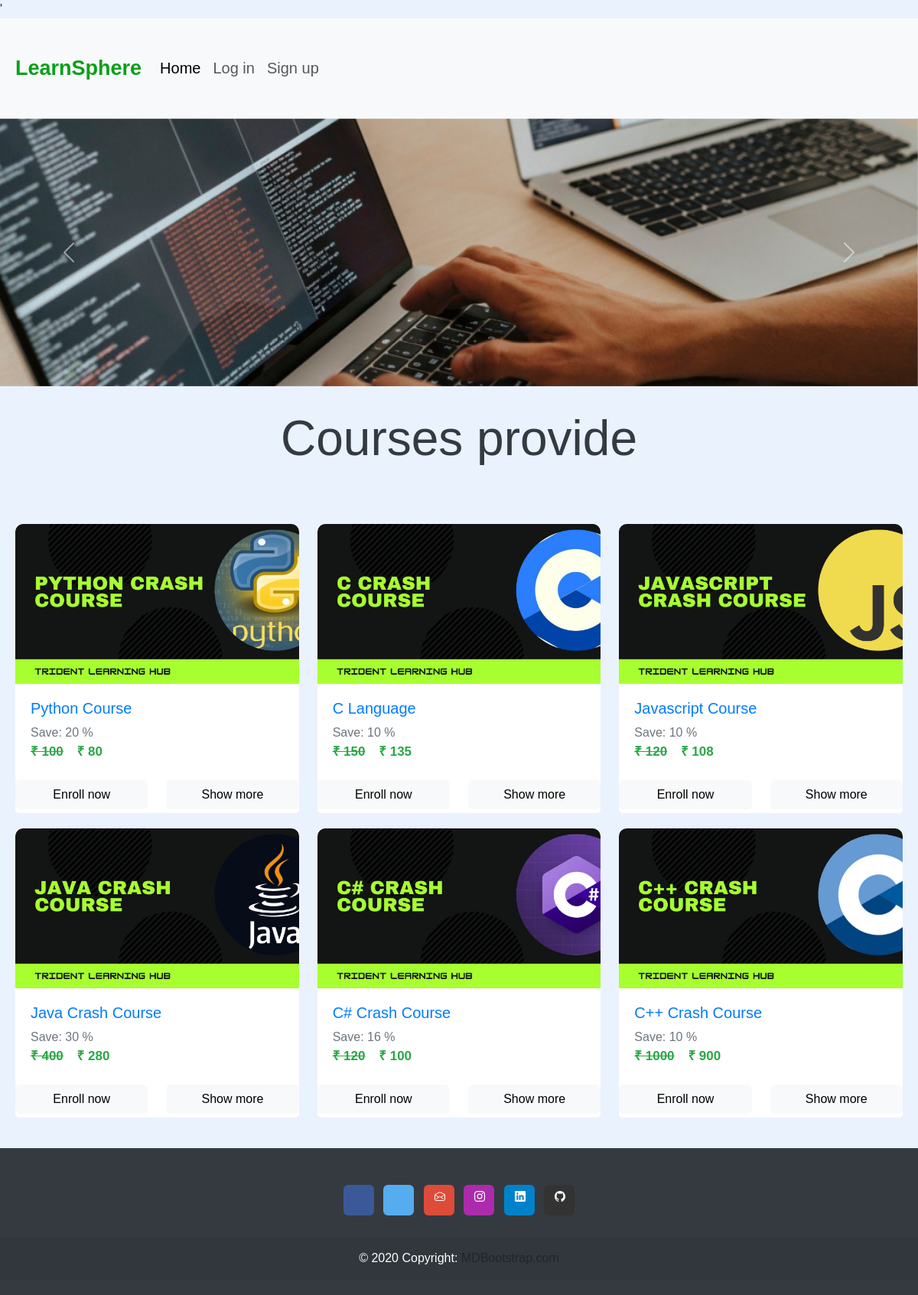
The page / on the database its author committed.
### courses/models/course.py (models this page shows)
class Course(models.Model):
    name=models.CharField(max_length=100,null=False)
    slug=models.CharField(max_length=50,null=False,unique=True)
    description=models.CharField(max_length=200,null=True)
    price=models.IntegerField(null=False)
    discount=models.IntegerField(null=False,default=0)
    active=models.BooleanField(default=False)
    thumblain=models.ImageField(upload_to="files/thumblain")
    date=models.DateTimeField(auto_now_add=True)
    resource=models.FileField(upload_to="files/resourses")
    length=models.IntegerField(null=False)
    def __str__(self):
        return self.name

### courses/views/homepage.py (the view)
# urls.py: 2. Add a URL to urlpatterns:  path('', views.home, name='home')
def home(request):
    courses=Course.objects.all()
    print(courses)
    return render(request,'courses/home.html',context={"courses":courses})

### courses/templatetags/course_custom_tags.py (called while the page is built, shortened)
@register.simple_tag
def call_sellprice(price,discount):
    if discount is None or discount == 0:
        return price
    sellprice=price
    sellprice=price-(price*discount*0.01)
    return math.floor(sellprice)

@register.filter
def rupee(price):
    return f'₹ {price}'

@register.simple_tag
def is_enrolled(request,course):
    user=None
    if not request.user.is_authenticated :
        return False

### courses/templates/courses/home.html (shortened to what this page needs)
{% extends './base.html' %}
{% load course_custom_tags %}
{% load static %}
{% block content %}
{% block slidebar %}
<div id="carouselExampleFade" class="carousel slide carousel-fade">
    <div class="carousel-inner">
        <div class="carousel-item active">
            <img src="{% static 'courses/images/s1.jpg' %}" class="d-block w-100" alt="..." id="img1">
        </div>
    </div>
    <button class="carousel-control-prev" type="button" data-bs-target="#carouselExampleFade" data-bs-slide="prev">
        <span class="carousel-control-prev-icon" aria-hidden="true"></span>
    </button>
    <button class="carousel-control-next" type="button" data-bs-target="#carouselExampleFade" data-bs-slide="next">
        <span class="carousel-control-next-icon" aria-hidden="true"></span>
    </button>
</div>
{% endblock %}
<h1 class="display-3">Courses provide</h1>
<div class="container-fluid">
    <br>
    <div class="row">
        {% for i in courses %}
        <div class="col-lg-4 col-md-6 col-sm-12">
            <div class="card mx-auto">
                <img src="{{i.thumblain.url}}" class="card-img-top" alt="...">
                <div class="card-body">
                    <h5 class="card-title">{{ i.name }}</h5>
                    <p class="card-text">
                        Save: {{ i.discount }} %
                        <br>
                        <del class="price">{{ i.price|rupee }}</del>
                        <span class="price">{% call_sellprice i.price i.discount as value %}{{ value|rupee }}</span>
                    </p>
                </div>
                <div class="card-footer p-0">
                    {% is_enrolled request i as enrolled %}
                    <div class="row no-gutters">
                        {% if enrolled %}
                        <div class="col"><a href="/course/{{ i.slug }}" class="btn btn-light btn-block">Start Course</a></div>
                        {% else %}
                        <div class="col"><a href="/checkout/{{ i.slug }}" class="btn btn-light btn-block">Enroll now</a></div>
                        <div class="col"><a href="/course/{{ i.slug}}" class="btn btn-light btn-block">Show more</a></div>
                        {% endif %}
                    </div>
                </div>
            </div>
        </div>
        {% endfor %}
    </div>
</div>
<footer class="text-center">
    <div class="container p-4 pb-0">
        <section class="mb-4">
            <a class="btn text-white btn-floating m-1" style="background-color: #3b5998;" href="#!" role="button"></a>
            <a class="btn text-white btn-floating m-1" style="background-color: #55acee;" href="#!" role="button"></a>
            <a class="btn text-white btn-floating m-1" style="background-color: #dd4b39;" href="https://mail.google.com/" role="button"><ion-icon name="mail-open-outline"></ion-icon></a>
            <a class="btn text-white btn-floating m-1" style="background-color: #ac2bac;" href="https://www.instagram.com/" role="button"><ion-icon name="logo-instagram"></ion-icon></a>
            <a class="btn text-white btn-floating m-1" style="background-color: #0082ca;" href="https://www.linkedin.com/in/sheikh-mohammad-wasef-625007238/" role="button"><ion-icon name="logo-linkedin"></ion-icon></a>
            <a class="btn text-white btn-floating m-1" style="background-color: #333333;" href="https://github.com/Mdwasef" role="button"><ion-icon name="logo-github"></ion-icon></a>
        </section>
    </div>
    <div class="text-center p-3" style="background-color: rgba(0, 0, 0, 0.05);">
        © 2020 Copyright:
        <a class="text-body" href="https://mdbootstrap.com/">MDBootstrap.com</a>
    </div>
</footer>
{% endblock %}

### courses/templates/courses/base.html (shortened to what this page needs)
{%  load static %}'
<!doctype html>
<html lang="en">
  <head>
    <link href="https://cdn.jsdelivr.net/npm/bootstrap@5.3.3/dist/css/bootstrap.min.css" rel="stylesheet">
  </head>
  <body>
    <div>
        <nav class="navbar navbar-expand-lg bg-body-tertiary" style="padding-top: 20px;padding-bottom: 20px;">
            <div class="container-fluid">
              <a class="navbar-brand" href="/" style="font-size: 27px; color:rgb(8, 160, 26);font-weight: 600; ">LearnSphere</a>
              <div class="collapse navbar-collapse" id="navbarNav">
                <ul class="navbar-nav ml-auto">
                  <li class="nav-item">
                    <a class="nav-link active" aria-current="page" href="/" style="font-size: 20px;">Home</a>
                  </li>
                {%  if request.user.is_authenticated %}
                <li class="nav-item">
                  <a class="nav-link " href="/my-courses" style="font-size: 20px;">My Courses</a>
                </li>
                <li class="nav-item">
                  <a class="nav-link " href="/profile" style="font-size: 20px;">My Profile</a>
                </li>
                <li class="nav-item">
                  <a class="nav-link " href="/logout" style="font-size: 20px;">Log out</a>
                </li>
                {% else %}
                  <li class="nav-item">
                    <a class="nav-link" href="/login" style="font-size: 20px;">Log in</a>
                  </li>
                  <li class="nav-item">
                    <a class="nav-link" href="/signup" style="font-size: 20px;">Sign up</a>
                  </li>
                  {% endif %}
                </ul>
              </div>
            </div>
          </nav>
    </div>
{% block content %}
{% endblock %}
  </body>
</html>

### courses/templates/courses/base.html (style rules this page uses)
#img1,#img2,#img3 { width: 100%; height:350px; }

### courses/templates/courses/home.html (style rules this page uses)
body { font-family: 'Arial', sans-serif; background-color: #eaf2fd; margin: 0; padding: 0; }
.carousel-inner img { height: 400px; object-fit: cover; }
h1.display-3 { text-align: center; margin: 30px 0; color: #343a40; }
.container-fluid { padding: 20px; }
.card { border: none; margin-bottom: 20px; transition: transform 0.3s, box-shadow 0.3s; }
.card img { border-top-left-radius: 10px; border-top-right-radius: 10px; }
.card-body { padding: 20px; }
.card-title { font-size: 20px; color: #007bff; }
.card-text { font-size: 16px; color: #6c757d; }
.price { font-size: 17px; font-weight: 600; color: #28a745; }
.card-footer { background-color: #fff; border-top: none; padding: 10px 20px; }
.card-footer .btn { width: 100%; margin: 5px 0; }
footer { background-color: #343a40; color: #fff; padding: 20px 0; }
footer .btn { margin: 0 10px; }
footer .btn-floating { width: 40px; height: 40px; }
footer a { color: #fff; text-decoration: none; }
footer .text-body { color: #ffc107; }

### rows shown on the page
Course: thumblain (picture), name "Python Course", discount "20", price "₹ 100", value "₹ 80"
Course: thumblain (picture), name "C Language", discount "10", price "₹ 150", value "₹ 135"
Course: thumblain (picture), name "Javascript Course", discount "10", price "₹ 120", value "₹ 108"
Course: thumblain (picture), name "Java Crash Course", discount "30", price "₹ 400", value "₹ 280"
Course: thumblain (picture), name "C# Crash Course", discount "16", price "₹ 120", value "₹ 100"
Course: thumblain (picture), name "C++ Crash Course", discount "10", price "₹ 1000", value "₹ 900"
